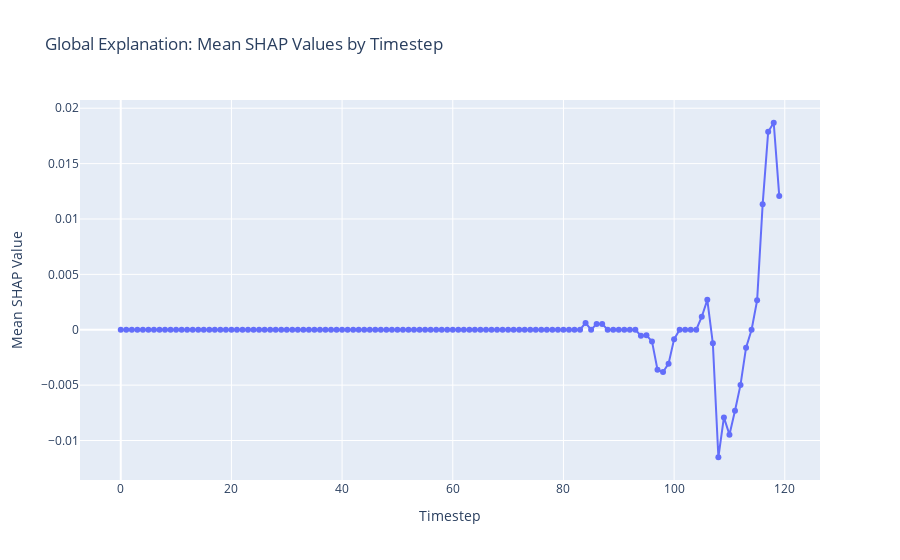
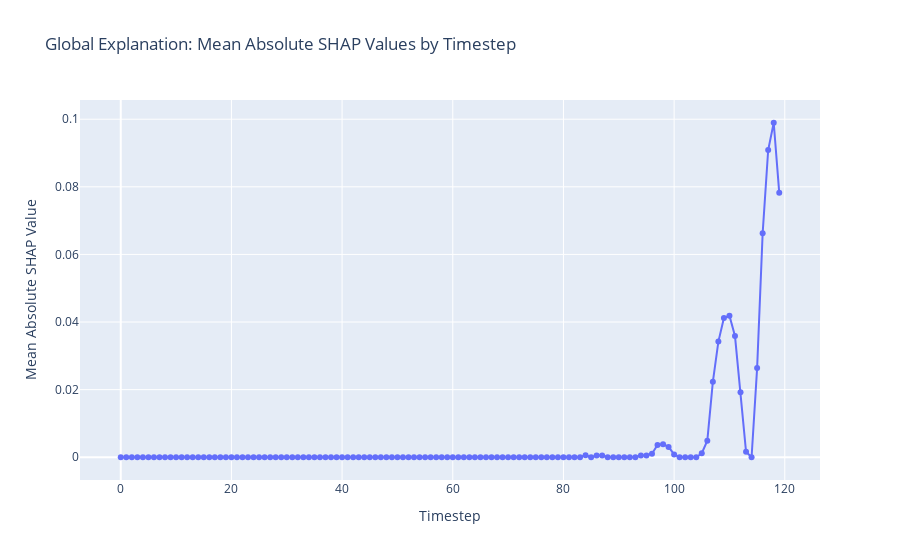

The cell these charts' notebook holds for them, in order:
### Code cell
import numpy as np
import plotly.graph_objects as go

# Remove the singleton dimension so that shap_values becomes (n_samples, 120)
shap_vals_2d = np.squeeze(shap_values, axis=2)  # shape: (n_samples, 120)

# Compute the global explanation as the mean across samples
global_mean_shap = np.mean(shap_vals_2d, axis=0)  # shape: (120,)

# Compute the global explanation based on the absolute values
global_abs_mean_shap = np.mean(np.abs(shap_vals_2d), axis=0)  # shape: (120,)

# Create an array of timestep indices (0 to 119)
timesteps = np.arange(len(global_mean_shap))

# Plot 1: Mean SHAP Values per timestep
fig_mean = go.Figure(
    data=go.Scatter(x=timesteps, y=global_mean_shap, mode='lines+markers')
)
fig_mean.update_layout(
    title="Global Explanation: Mean SHAP Values by Timestep",
    xaxis_title="Timestep",
    yaxis_title="Mean SHAP Value"
)

# Plot 2: Mean Absolute SHAP Values per timestep
fig_abs_mean = go.Figure(
    data=go.Scatter(x=timesteps, y=global_abs_mean_shap, mode='lines+markers')
)
fig_abs_mean.update_layout(
    title="Global Explanation: Mean Absolute SHAP Values by Timestep",
    xaxis_title="Timestep",
    yaxis_title="Mean Absolute SHAP Value"
)

fig_mean.show()
fig_abs_mean.show()

### Figure 1 — Plotly figure (JSON) as saved in the notebook; plotly's stock layout.template omitted (floating-point values rounded to 4 significant figures)
{"data": [{"mode": "lines+markers", "type": "scatter", "x": [0, 1, 2, 3, 4, 5, 6, 7, 8, 9, 10, 11, 12, 13, 14, 15, 16, 17, 18, 19, 20, 21, 22, 23, 24, 25, 26, 27, 28, 29, 30, 31, 32, 33, 34, 35, 36, 37, 38, 39, 40, 41, 42, 43, 44, 45, 46, 47, 48, 49, 50, 51, 52, 53, 54, 55, 56, 57, 58, 59, 60, 61, 62, 63, 64, 65, 66, 67, 68, 69, 70, 71, 72, 73, 74, 75, 76, 77, 78, 79, 80, 81, 82, 83, 84, 85, 86, 87, 88, 89, 90, 91, 92, 93, 94, 95, 96, 97, 98, 99, 100, 101, 102, 103, 104, 105, 106, 107, 108, 109, 110, 111, 112, 113, 114, 115, 116, 117, 118, 119], "y": [0, 0, 0, 0, 0, 0, 0, 0, 0, 0, 0, 0, 0, 0, 0, 0, 0, 0, 0, 0, 0, 0, 0, 0, 0, 0, 0, 0, 0, 0, 0, 0, 0, 0, 0, 0, 0, 0, 0, 0, 0, 0, 0, 0, 0, 0, 0, 0, 0, 0, 0, 0, 0, 0, 0, 0, 0, 0, 0, 0, 0, 0, 0, 0, 0, 0, 0, 0, 0, 0, 0, 0, 0, 0, 0, 0, 0, 0, 0, 0, 0, 0, 0, 0, 0.0006194, 0, 0.000529, 0.0005265, 0, 0, 0, 0, 0, 0, -0.0005359, -0.0005011, -0.001054, -0.003616, -0.003821, -0.003062, -0.0008491, 0, 0, 0, 0, 0.001178, 0.0027, -0.001227, -0.01151, -0.007912, -0.009473, -0.007317, -0.004978, -0.001617, 0, 0.002653, 0.01132, 0.01787, 0.01869, 0.01209]}], "layout": {"title": {"text": "Global Explanation: Mean SHAP Values by Timestep"}, "xaxis": {"title": {"text": "Timestep"}}, "yaxis": {"title": {"text": "Mean SHAP Value"}}}}

### Figure 2 — Plotly figure (JSON) as saved in the notebook; plotly's stock layout.template omitted (floating-point values rounded to 4 significant figures)
{"data": [{"mode": "lines+markers", "type": "scatter", "x": [0, 1, 2, 3, 4, 5, 6, 7, 8, 9, 10, 11, 12, 13, 14, 15, 16, 17, 18, 19, 20, 21, 22, 23, 24, 25, 26, 27, 28, 29, 30, 31, 32, 33, 34, 35, 36, 37, 38, 39, 40, 41, 42, 43, 44, 45, 46, 47, 48, 49, 50, 51, 52, 53, 54, 55, 56, 57, 58, 59, 60, 61, 62, 63, 64, 65, 66, 67, 68, 69, 70, 71, 72, 73, 74, 75, 76, 77, 78, 79, 80, 81, 82, 83, 84, 85, 86, 87, 88, 89, 90, 91, 92, 93, 94, 95, 96, 97, 98, 99, 100, 101, 102, 103, 104, 105, 106, 107, 108, 109, 110, 111, 112, 113, 114, 115, 116, 117, 118, 119], "y": [0, 0, 0, 0, 0, 0, 0, 0, 0, 0, 0, 0, 0, 0, 0, 0, 0, 0, 0, 0, 0, 0, 0, 0, 0, 0, 0, 0, 0, 0, 0, 0, 0, 0, 0, 0, 0, 0, 0, 0, 0, 0, 0, 0, 0, 0, 0, 0, 0, 0, 0, 0, 0, 0, 0, 0, 0, 0, 0, 0, 0, 0, 0, 0, 0, 0, 0, 0, 0, 0, 0, 0, 0, 0, 0, 0, 0, 0, 0, 0, 0, 0, 0, 0, 0.0006194, 0, 0.000529, 0.0005265, 0, 0, 0, 0, 0, 0, 0.0005359, 0.0005011, 0.001054, 0.003616, 0.003821, 0.003062, 0.0008491, 0, 0, 0, 0, 0.001178, 0.004894, 0.0223, 0.03421, 0.04117, 0.04188, 0.03586, 0.01924, 0.001617, 0, 0.02637, 0.06625, 0.09088, 0.09895, 0.07821]}], "layout": {"title": {"text": "Global Explanation: Mean Absolute SHAP Values by Timestep"}, "xaxis": {"title": {"text": "Timestep"}}, "yaxis": {"title": {"text": "Mean Absolute SHAP Value"}}}}
